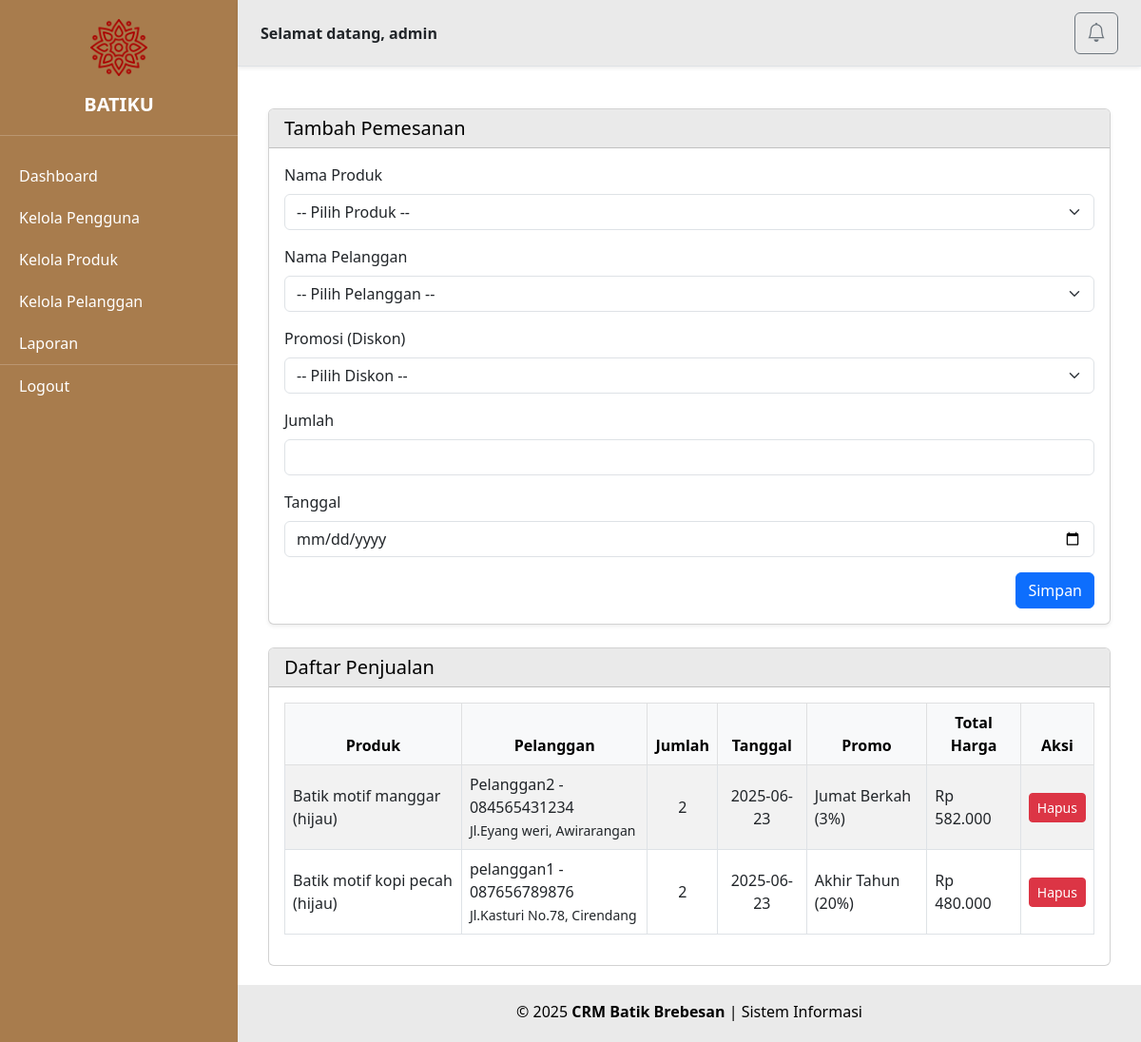
/pages/penjualan.php (signed in), run on the app's committed database.
### tables this page shows
CREATE TABLE `penjualan` (
  `id` int(11) NOT NULL,
  `id_produk` int(11) NOT NULL,
  `id_pelanggan` int(11) NOT NULL,
  `tanggal` date NOT NULL,
  `jumlah` int(11) NOT NULL,
  `total_harga` int(11) NOT NULL,
  `id_promosi` int(11) DEFAULT NULL
);

CREATE TABLE `produk_batik` (
  `id` int(11) NOT NULL,
  `nama_produk` varchar(100) NOT NULL,
  `warna` varchar(50) NOT NULL,
  `harga` int(11) NOT NULL,
  `gambar` varchar(255) DEFAULT NULL
);

CREATE TABLE `pelanggan` (
  `id` int(11) NOT NULL,
  `nama` varchar(100) NOT NULL,
  `no_hp` varchar(20) NOT NULL,
  `alamat` text NOT NULL
);

CREATE TABLE `promosi` (
  `id` int(11) NOT NULL,
  `judul` varchar(100) NOT NULL,
  `diskon` int(11) NOT NULL CHECK (`diskon` between 1 and 100),
  `tanggal_mulai` date NOT NULL,
  `tanggal_selesai` date NOT NULL,
  `deskripsi` text NOT NULL
);

### pages/penjualan.php (the view, shortened to what this page needs)
<?php
include '../config/db.php';
$penjualan = $conn->query("
    SELECT
        p.id, pb.nama_produk, pb.warna, pl.nama AS nama_pelanggan, pl.no_hp, pl.alamat,
        p.tanggal, p.jumlah, p.total_harga, pr.judul AS promo_judul, pr.diskon AS promo_diskon
    FROM penjualan p
    JOIN produk_batik pb ON p.id_produk = pb.id
    JOIN pelanggan pl ON p.id_pelanggan = pl.id
    LEFT JOIN promosi pr ON p.id_promosi = pr.id
    ORDER BY p.id DESC
");
?>
<!DOCTYPE html>
<html lang="id">
<head>
    <link href="https://cdn.jsdelivr.net/npm/bootstrap@5.3.0/dist/css/bootstrap.min.css" rel="stylesheet">
    <link href="https://cdn.jsdelivr.net/npm/bootstrap-icons@1.10.5/font/bootstrap-icons.css" rel="stylesheet">
</head>
<body>
<?php include '../layout/sidebar.php'; ?>
<div class="main-content">
    <?php include '../layout/header.php'; ?>
    <div class="content-wrapper">
        <div class="container mt-4">
            <div class="card mb-4 shadow-sm">
                <div class="card-header text-black" style="background-color: #EAEAEA;">
                    <h5 class="mb-0">Tambah Pemesanan</h5>
                </div>
                <div class="card-body">
                    <form action="../proses/tambah_penjualan.php" method="POST">
                        <div class="mb-3">
                            <label for="id_produk" class="form-label">Nama Produk</label>
                            <select name="id_produk" id="id_produk" class="form-select" required>
                                <option value="">-- Pilih Produk --</option>
                            </select>
                        </div>
                        <div class="mb-3">
                            <label for="id_pelanggan" class="form-label">Nama Pelanggan</label>
                            <select name="id_pelanggan" id="id_pelanggan" class="form-select" required>
                                <option value="">-- Pilih Pelanggan --</option>
                            </select>
                        </div>
                        <div class="mb-3">
                            <label for="id_promosi" class="form-label">Promosi (Diskon)</label>
                            <select name="id_promosi" id="id_promosi" class="form-select">
                                <option value="">-- Pilih Diskon --</option>
                            </select>
                        </div>
                        <div class="mb-3">
                            <label for="jumlah" class="form-label">Jumlah</label>
                            <input type="number" name="jumlah" id="jumlah" class="form-control" min="1" required>
                        </div>
                        <div class="mb-3">
                            <label for="tanggal" class="form-label">Tanggal</label>
                            <input type="date" name="tanggal" id="tanggal" class="form-control" required>
                        </div>
                        <div class="text-end">
                            <button type="submit" class="btn btn-primary">
                                Simpan
                            </button>
                        </div>
                    </form>
                </div>
            </div>
            <div class="card">
                <div class="card-header text-black" style="background-color: #EAEAEA;">
                    <h5 class="mb-0">Daftar Penjualan</h5>
                </div>
                <div class="card-body">
                    <table class="table table-bordered table-striped align-middle">
                        <thead class="table-light text-center">
                            <tr>
                                <th>Produk</th>
                                <th>Pelanggan</th>
                                <th>Jumlah</th>
                                <th>Tanggal</th>
                                <th>Promo</th>
                                <th>Total Harga</th>
                                <th>Aksi</th>
                            </tr>
                        </thead>
                        <tbody>
                            <?php while($row = $penjualan->fetch_assoc()): ?>
                                <tr>
                                    <td><?= $row['nama_produk'] ?> (<?= $row['warna'] ?>)</td>
                                    <td><?= $row['nama_pelanggan'] ?> - <?= $row['no_hp'] ?><br><small><?= $row['alamat'] ?></small></td>
                                    <td class="text-center"><?= $row['jumlah'] ?></td>
                                    <td class="text-center"><?= $row['tanggal'] ?></td>
                                    <td><?= $row['promo_judul'] ? $row['promo_judul'] . ' (' . $row['promo_diskon'] . '%)' : '-' ?></td>
                                    <td>Rp <?= number_format($row['total_harga'], 0, ',', '.') ?></td>
                                    <td class="text-center">
                                        <a href="../proses/delete_penjualan.php?id=<?= $row['id'] ?>" class="btn btn-danger btn-sm" onclick="return confirm('Hapus data ini?')">
                                            Hapus
                                        </a>
                                    </td>
                                </tr>
                            <?php endwhile; ?>
                        </tbody>
                    </table>
                </div>
            </div>
        </div>
    </div>
    <?php include '../layout/footer.php'; ?>
</div>
</body>
</html>

### pages/penjualan.php (style rules this page uses)
html, body { margin: 0; height: 100%; overflow: hidden; }
.main-content { margin-left: 250px; padding-top: 70px; padding-bottom: 60px; height: 100vh; overflow: hidden; display: flex; flex-direction: column; }
.content-wrapper { flex: 1; overflow-y: auto; padding: 20px; }
.form-label { font-weight: 500; }

### data on the page
penjualan: id_produk.nama_produk "Batik motif manggar", id_produk.warna "hijau", id_pelanggan.nama "Pelanggan2", id_pelanggan.no_hp "084565431234", id_pelanggan.alamat "Jl.Eyang weri, Awirarangan", jumlah "2", tanggal "2025-06-23", id_promosi.judul "Jumat Berkah", id_promosi.diskon "3", total_harga "582.000"
penjualan: id_produk.nama_produk "Batik motif kopi pecah", id_produk.warna "hijau", id_pelanggan.nama "pelanggan1", id_pelanggan.no_hp "087656789876", id_pelanggan.alamat "Jl.Kasturi No.78, Cirendang", jumlah "2", tanggal "2025-06-23", id_promosi.judul "Akhir Tahun", id_promosi.diskon "20", total_harga "480.000"

### other printed values
$_SESSION['role'] "admin"
